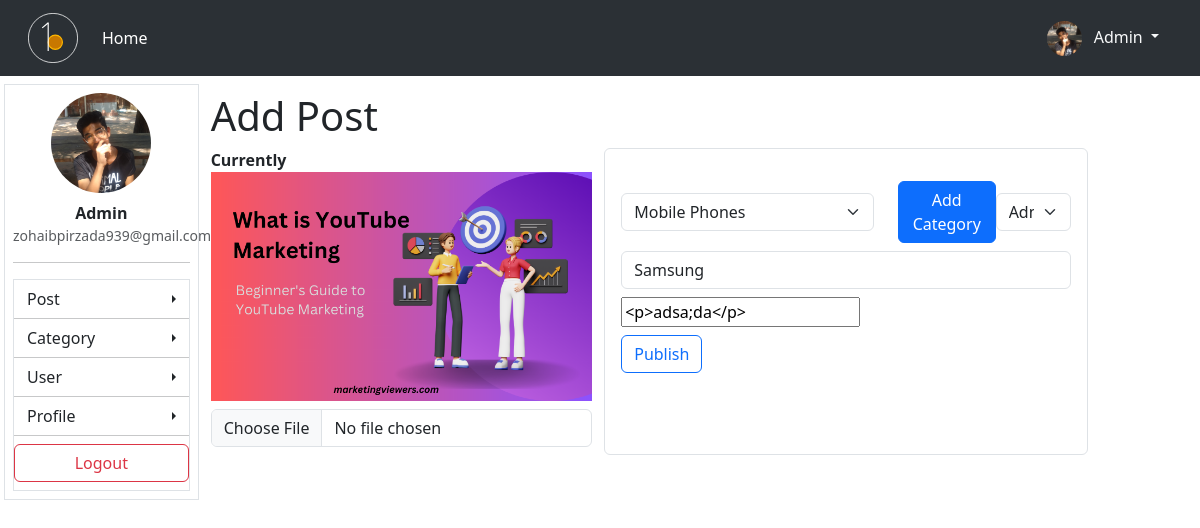
/dashboard/post/edit/6 (signed in), run on the app's committed database.
### blog/models.py (models this page shows, shortened)
class Profile(models.Model):
    user = models.OneToOneField(User, on_delete=models.CASCADE)
    profile_pic = models.ImageField(upload_to='images', default='image/profile.png')
    staff = models.CharField(max_length=20, choices=STAFF_SELECTOR , default='Pending')

class Blog(models.Model):
    user = models.ForeignKey(User, on_delete=models.CASCADE)
    category = models.ForeignKey(Category, on_delete=models.CASCADE)
    title = models.CharField(max_length=200)
    thumbnail_image = models.ImageField(upload_to='blog/img')
    pub_date = models.DateTimeField(auto_now_add=True)
    body = RichTextField()

### dashboard/views.py (the view)
# urls.py: path('post/edit/<int:post_id>', views.edit_post, name='edit_post'),
def edit_post(request, post_id):
    log_user = get_object_or_404(User, id=request.user.id)
    profile = get_object_or_404(Profile, user=log_user)
    if profile.staff == 'Approved':
        current_cat = Blog.objects.get(id=post_id)
        user = User.objects.exclude(id=request.user.id).filter(profile__staff='Approved')
        if request.method == 'POST':
            post_user = request.POST.get('select_onwer')
            form = Add_blog(request.POST or None, request.FILES or None, instance=current_cat)
            cat_form = CategoryForm(request.POST or None, request.FILES or None)
            if form.is_valid():
                post=form.save(commit=False)
                post.user_id= post_user
                post.save()
                return redirect('all_post')
        else:
            form = Add_blog(instance=current_cat)
            cat_form = CategoryForm(request.POST or None, request.FILES or None)
        return render(request, 'edit_post.html', {'users' : user, 'form' : form, 'cat' : current_cat, 'cat_form' : cat_form})
    else:
        messages.success(request, 'Your are not team staff')
        return redirect('index')

### blog/form.py
class Add_blog(forms.ModelForm):
    title = forms.CharField(label='', widget=forms.TextInput(attrs={'class' : 'form-control',"id" : 'title', 'placeholder' : 'Post Title'}), required=True)
    thumbnail_image = forms.ImageField(label='', widget=forms.FileInput(attrs={'class' : 'form-control', 'id' : 'image'}))
    body = forms.CharField(widget=CKEditorWidget(), required=True)
    class Meta:
        model = Blog
        fields = ['title',"category", 'thumbnail_image', 'body']
        labels = {'category': '', 'body' : ''}
        widgets = {'category': forms.Select(attrs={'class': 'form-select', "id" : 'select_category'}),}

class CategoryForm(forms.ModelForm):
    class Meta:
        model = Category
        fields = ['name']
        labels = {'name' : ''}
        widgets = {'name' : forms.TextInput(attrs={'class' : 'form-control', 'placeholder' : 'Add Category'})}

### blog/models.py (called while the page is built)
    def __str__(self):
        return self.name

### dashboard/templates/edit_post.html (shortened to what this page needs)
{% extends 'dashboard/base.html' %}
{% block content %}
<div class="mt-2">
    <form method="post" enctype="multipart/form-data">
        <h1>Add Post</h1>
        <div class="row">
            <div class="col-md-5">
                <label for="image">
                    <b>Currently</b>
                    <img src="{{cat.thumbnail_image.url}}" width="100%" style="max-height: 350px;" class="object-fit-cover" alt="">
                </label>
                <div class="my-2">
                    {{form.thumbnail_image}}
                </div>
            </div>
            <div class="col-md-auto border px-3 py-4 rounded">
                <div class="row my-2 align-items-center">
                    <div class="col">
                        {{form.category}}
                    </div>
                    <div class="col-5 d-flex align-items-center justify-content-between">
                        <button type="button" class="btn btn-primary" data-bs-toggle="modal"
                            data-bs-target="#Add-Category">
                            Add Category
                        </button>
                        <select name="select_onwer" class="w-50 form-select" id="select">
                            <option value="{{request.user.id}}">{{request.user|capfirst}}</option>
                        </select>
                    </div>
                </div>
                <div class="my-2">
                    {{form.title}}
                </div>
                <div class="my-2">
                    {{form.body}}
                </div>
                <button type="submit" class="btn btn-outline-primary">Publish</button>
            </div>
        </div>
    </form>
</div>
{% endblock content %}

### blog/templates/base/header.html (shortened to what this page needs)
{% load static %}
<nav class="navbar navbar-expand-lg bg-body-tertiary px-3 mb-2 sticky-top " data-bs-theme="dark">
    <div class="container-fluid">
        <a class="navbar-brand" href="{% url 'index' %}">
        </a>
        <div class="collapse navbar-collapse" id="navbarSupportedContent">
            <ul class="navbar-nav me-auto mb-2 mb-lg-0">
                <li class="nav-item">
                    <a class="nav-link active" aria-current="page" href="{% url 'index' %}">Home</a>
                </li>
            </ul>
            <div class="d-flex gap-2 none">
                {% if user.is_authenticated %}
                <div class="dropdown">
                    <div class="text-light btn dropdown-toggle" type="button" data-bs-toggle="dropdown"
                        aria-expanded="false">
                        <img src="{{request.user.profile.profile_pic.url}} " class="rounded-circle object-fit-cover me-2"
                            width="35px" height="35px{{request.user.username}}" style="object-position: 0% 0%;" alt="">
                        {{user.username|capfirst}}
                    </div>
                </div>
                {% else %}
                <a href="{% url 'login' %}" class="btn py-2 btn-outline-light">Login</a>
                <a href="{% url 'register' %}" class="btn px-3 py-2 btn-secondary">Registration</a>
                {% endif %}
            </div>
        </div>
    </div>
</nav>

### dashboard/templates/dashboard/sidebar.html (shortened to what this page needs)
<div class="w-100 text-center">
    <img src="{{request.user.profile.profile_pic.url}}" width="100px" height="100px"
        class="rounded-circle object-fit-cover" style="object-position: 0% 0%;" alt="">
</div>
<div class="w-100 text-center mt-2 ">
    <strong>{{request.user.username|capfirst}}</strong>
    <p class="form-text m-0">{{request.user.email}}</p>
</div>
<hr>
<div class="w-100 mt-2 ">
    <div class="list-group rounded rounded-0 border ">
        <div class="btn-group dropend">
            <div class="d-flex align-items-center justify-content-between btn dropdown-toggle rounded rounded-0"
                data-bs-toggle="dropdown" aria-expanded="false">
                Post
            </div>
        </div>
        <hr class="m-0">
        <div class="btn-group dropend">
            <div class="d-flex align-items-center justify-content-between btn dropdown-toggle rounded rounded-0"
                data-bs-toggle="dropdown" aria-expanded="false">
                Category
            </div>
        </div>
        <hr class="m-0">
        <div class="btn-group dropend">
            <div class="d-flex align-items-center justify-content-between btn dropdown-toggle rounded rounded-0"
                data-bs-toggle="dropdown" aria-expanded="false">
                User
            </div>
        </div>
        <hr class="m-0">
        <div class="btn-group dropend">
            <div class="d-flex align-items-center justify-content-between btn dropdown-toggle rounded rounded-0"
                data-bs-toggle="dropdown" aria-expanded="false">
                Profile
            </div>
        </div>
        <hr class="m-0">
        <div class="py-2 rounded rounded-0">
            <a class="btn w-100 btn-outline-danger" href="{% url 'logout' %}">Logout</a>
        </div>
    </div>
</div>

### data on the page
Blog: thumbnail_image (picture), category "Mobile Phones", title "Samsung", body "<p>adsa;da</p>"

### other printed values
{{ user.username|capfirst }} "Admin"
{{ request.user.username|capfirst }} "Admin"
{{ request.user.email }} "zohaibpirzada939@gmail.com"
